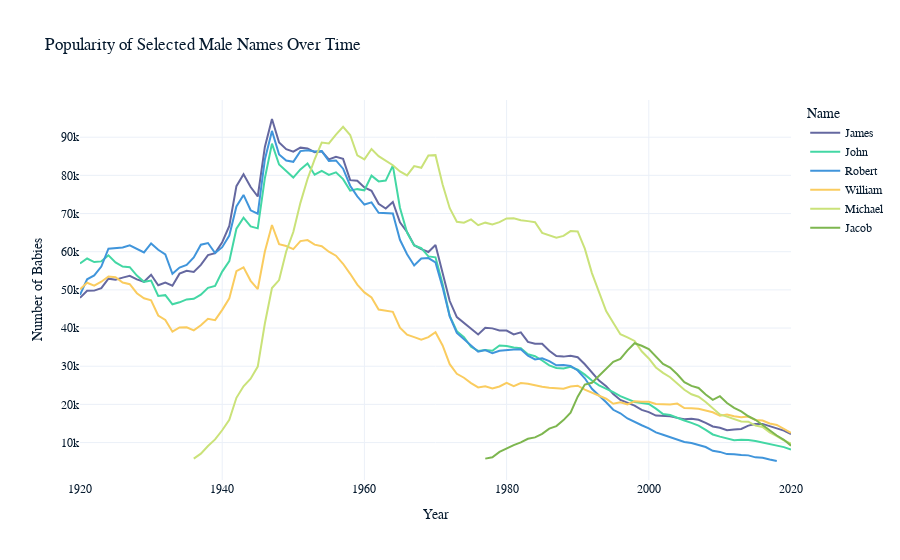

The notebook cell this image was saved under:
### Markdown cell above
The name that appears the most is Micheal. It appears 44 times
_**Remember_** For the periode of 1920 - 2020 : The 5 higher number of men names are : James , John , Robert , Michael, William
However william do not appear in any of the year as most given name

### Code cell
#a graph to visualise the evolution over time
# Filter the data to include only the specified nmale names because most given
#Jacob added bacuse it appeared in some year based on the maximum number of occurrences.
selected_names = ['Michael', 'Robert', 'Jacob', 'James', 'John', 'William']
filtered_names = names[(names['first_name'].isin(selected_names)) & (names['sex'] == 'M')]

# Group by year and first_name, then sum the occurrences
name_counts_per_year = filtered_names.groupby(['year', 'first_name'])['num'].sum().reset_index()

# Create an interactive line plot
fig = px.line(name_counts_per_year, x='year', y='num', color='first_name',
              title='Popularity of Selected Male Names Over Time',
              labels={'num': 'Number of Babies', 'year': 'Year', 'first_name': 'Name'})

# Show the plot
fig.show()
